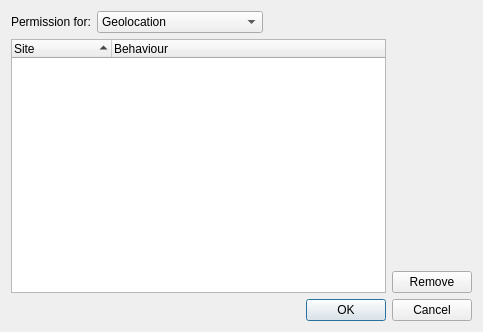
<?xml version="1.0" encoding="UTF-8"?>
<ui version="4.0">
 <class>HTML5PermissionsDialog</class>
 <widget class="QDialog" name="HTML5PermissionsDialog">
  <property name="geometry">
   <rect>
    <x>0</x>
    <y>0</y>
    <width>483</width>
    <height>332</height>
   </rect>
  </property>
  <property name="windowTitle">
   <string>HTML5 Permissions</string>
  </property>
  <layout class="QGridLayout" name="gridLayout">
   <item row="1" column="1">
    <layout class="QVBoxLayout" name="verticalLayout_2">
     <item>
      <spacer name="verticalSpacer">
       <property name="orientation">
        <enum>Qt::Vertical</enum>
       </property>
       <property name="sizeHint" stdset="0">
        <size>
         <width>20</width>
         <height>40</height>
        </size>
       </property>
      </spacer>
     </item>
     <item>
      <widget class="QPushButton" name="remove">
       <property name="text">
        <string>Remove</string>
       </property>
      </widget>
     </item>
    </layout>
   </item>
   <item row="2" column="0" colspan="2">
    <widget class="QDialogButtonBox" name="buttonBox">
     <property name="orientation">
      <enum>Qt::Horizontal</enum>
     </property>
     <property name="standardButtons">
      <set>QDialogButtonBox::Cancel|QDialogButtonBox::Ok</set>
     </property>
    </widget>
   </item>
   <item row="1" column="0">
    <widget class="QTreeWidget" name="treeWidget">
     <property name="indentation">
      <number>0</number>
     </property>
     <property name="sortingEnabled">
      <bool>true</bool>
     </property>
     <property name="allColumnsShowFocus">
      <bool>true</bool>
     </property>
     <column>
      <property name="text">
       <string>Site</string>
      </property>
     </column>
     <column>
      <property name="text">
       <string>Behaviour</string>
      </property>
     </column>
    </widget>
   </item>
   <item row="0" column="0" colspan="2">
    <layout class="QHBoxLayout" name="horizontalLayout">
     <item>
      <widget class="QLabel" name="label">
       <property name="text">
        <string>Permission for:</string>
       </property>
      </widget>
     </item>
     <item>
      <widget class="QComboBox" name="feature">
       <!--
       <item>
        <property name="text">
         <string>Notifications</string>
        </property>
       </item>
       -->
       <item>
        <property name="text">
         <string>Geolocation</string>
        </property>
       </item>
       <item>
        <property name="text">
         <string>Microphone</string>
        </property>
       </item>
       <item>
        <property name="text">
         <string>Camera</string>
        </property>
       </item>
       <item>
        <property name="text">
         <string>Microphone and Camera</string>
        </property>
       </item>
       <item>
        <property name="text">
         <string>Hide Pointer</string>
        </property>
       </item>
      </widget>
     </item>
     <item>
      <spacer name="horizontalSpacer">
       <property name="orientation">
        <enum>Qt::Horizontal</enum>
       </property>
       <property name="sizeHint" stdset="0">
        <size>
         <width>40</width>
         <height>20</height>
        </size>
       </property>
      </spacer>
     </item>
    </layout>
   </item>
  </layout>
 </widget>
 <resources/>
 <connections>
  <connection>
   <sender>buttonBox</sender>
   <signal>accepted()</signal>
   <receiver>HTML5PermissionsDialog</receiver>
   <slot>accept()</slot>
   <hints>
    <hint type="sourcelabel">
     <x>248</x>
     <y>254</y>
    </hint>
    <hint type="destinationlabel">
     <x>157</x>
     <y>274</y>
    </hint>
   </hints>
  </connection>
  <connection>
   <sender>buttonBox</sender>
   <signal>rejected()</signal>
   <receiver>HTML5PermissionsDialog</receiver>
   <slot>reject()</slot>
   <hints>
    <hint type="sourcelabel">
     <x>316</x>
     <y>260</y>
    </hint>
    <hint type="destinationlabel">
     <x>286</x>
     <y>274</y>
    </hint>
   </hints>
  </connection>
 </connections>
</ui>
